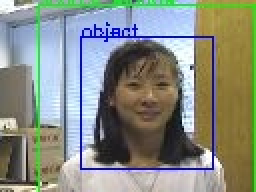
#> input picture MP7/NCC_LG/0001.jpg, 128 x 96 px, found by its file name (shown 2 times larger)
$ jupyter execute --allow-errors Untitled.ipynb
#> lines starting #> are read from the running program, lines starting #| are printed output that depends on the picture
[cell 1]
import cv2 as cv
import numpy as np
import os
from os.path import isfile, join

class Solution():
    def __init__(self, path, title):
        # image
#> called with path = 'image_girl/', title = 'girl'
        self.path = path
        # just the first image in the folder
        self.img = cv.imread(path + '0001.jpg', cv.IMREAD_GRAYSCALE)
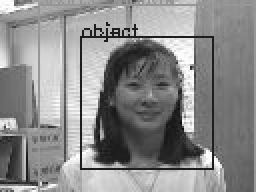
#> self.img: shape (96, 128) (shown 2 times larger); min 8, max 255, mean 138.6
        cv.imwrite('Results/original.jpg', self.img)

        if self.img is None:
            raise NameError('image not found')

        self.title = title

    # [21 lines left out: function createVideo, not called in this run]

    def targetTracking(self, mode='SSD'):
        ## create initial image boundary ##
        # var to store points of rectangle
#> called with mode = 'SSD'
        points = []

        # define click event Function
        # [26 lines left out: function click_event, not called in this run]

        # display image
        cv.imshow('Testing Image', self.img)

        # use click_event to produce area
        cv.setMouseCallback('Testing Image', click_event)

        # wait for a key to be pressed to destroy all windows
        cv.waitKey(0)
        cv.destroyAllWindows()

        # crop image
        if len(points) == 2:
            min_y = min(points[0][1], points[1][1])
            max_y = max(points[0][1], points[1][1])
            min_x = min(points[0][0], points[1][0])
            max_x = max(points[0][0], points[1][0])
            T = self.img[min_y:max_y, min_x:max_x]
            cv.imshow("Template image", T)
            cv.imwrite('Results/'+ 'cropped_img.jpg', T)
            cv.waitKey(0)

        ## creating BoundingBox for each new image ##
        height, width = self.img.shape
#> height = 96; width = 128

        # template image
        t_height, t_width = T.shape

        # search window margins (one third total)
        window_margin_height = height // 6
        window_margin_width = width // 6

        # for each of the 500 images
        for s in range(1,501):
            # images are formatted 0001 to 0500
            if len(str(s)) == 1:
                num = '000' + str(s)
            elif len(str(s)) == 2:
                num = '00' + str(s)
            else:
                num = '0' + str(s)
            name = self.path + num + '.jpg'

            # create resultant image and testing grayscaled image
            result = cv.imread(name)
            test = cv.imread(name, cv.IMREAD_GRAYSCALE)

            # create search window margins
            window_points = [(points[0][0]-window_margin_width, points[0][1]-window_margin_height),(points[1][0]+window_margin_width, points[1][1]+window_margin_height)]

            # draw search window boundary
            cv.rectangle(result, window_points[0], window_points[1],(50,10,0), 1)
            cv.putText(result, 'Range', window_points[0], cv.FONT_HERSHEY_PLAIN, 0.4, (50,10,0), 1)

            # max_val if CC or NCC, min_val if SSD
            max_val = float('-inf')
            min_val = float('inf')
            object_points = [[],[]]

            # exhaustive search through all 500 images
            for y in range(max(0, window_points[0][1]), min(height, window_points[1][1]-1)):
                for x in range(max(0, window_points[0][0]), min(width, window_points[1][0]-1)):
                    if y + t_height in range(height) and x + t_width in range(width):
                        I = test[y:y+t_height, x:x+t_width]
                        if mode == 'SSD':
                            val = self.SSD(I, T)
                            if min_val > val:
                                min_val = val
                                object_points = [(x,y),(x+t_width,y+t_height)]
                                new_T = I
                        else:
                            if mode == 'CC':
                                val = self.CC(I, T)
                            else:
                                val = self.NCC(I, T)

                            if max_val < val:
                                max_val = val
                                object_points = [(x,y),(x+t_width,y+t_height)]
                                new_T = I

            # set new template and window points
            T = new_T
            points = object_points

            # draw image boundary
            cv.rectangle(result, points[0], points[1], (0,100,50), 1)
            cv.putText(result, 'girl_face', points [0], cv.FONT_HERSHEY_PLAIN, 0.4, (0,100,50), 1)

            # save image
            cv.imwrite('Results/'+ num + '.jpg', result)
            print(s)
            # cv.imshow('window', result)
            # cv.waitKey(0)


    ## Metrics ## (could be seperate class?)
    # sum of squared diff
    # [31 lines left out: functions SSD, CC, NCC, not called in this run]

# Experiment
girl = Solution('image_girl/','girl')
# girl.createVideo('original', girl.path, 15)
# girl.targetTracking(mode='NCC')
# girl.createVideo('tracked_NCC', 'Results/', 10)
#> (the rest of this cell did not finish here and is left out)


$ run again, with MP7/NCC_LG/0007.jpg copied over MP7/NCC_LG/0001.jpg
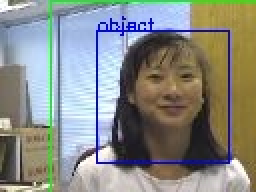
#> input picture MP7/NCC_LG/0007.jpg, 128 x 96 px, found by its file name (shown 2 times larger)
#> in __init__, `self.img = cv.imread(path + '0001.jpg', cv.IMREAD_GRAYSCALE)`:
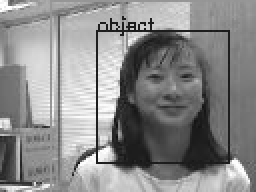
#> self.img: shape (96, 128) (shown 2 times larger); min 14, max 255, mean 138

$ run again, with MP7/NCC_LG/0019.jpg copied over MP7/NCC_LG/0001.jpg
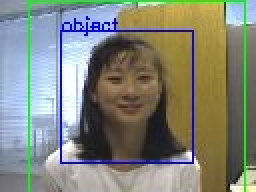
#> input picture MP7/NCC_LG/0019.jpg, 128 x 96 px, found by its file name (shown 2 times larger)
#> in __init__, `self.img = cv.imread(path + '0001.jpg', cv.IMREAD_GRAYSCALE)`:
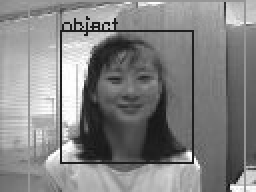
#> self.img: shape (96, 128) (shown 2 times larger); min 13, max 255, mean 131.8
